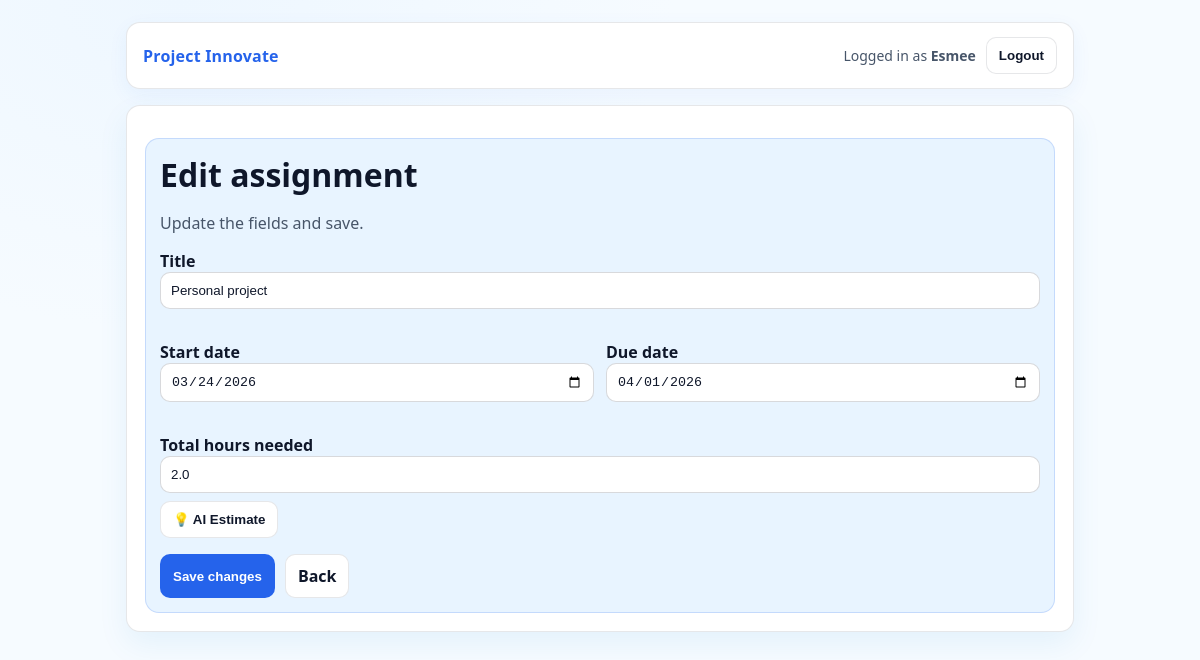
The app's page /assignments/2/edit (signed in) with its own data.
### app.py (models this page shows, shortened)
class User(UserMixin, db.Model):
    id = db.Column(db.Integer, primary_key=True)
    username = db.Column(db.String(80), unique=True, nullable=False)
    password_hash = db.Column(db.String(255), nullable=False)

class Assignment(db.Model):
    id = db.Column(db.Integer, primary_key=True)
    user_id = db.Column(db.Integer, db.ForeignKey("user.id"), nullable=False)
    title = db.Column(db.String(200), nullable=False)
    start_date = db.Column(db.Date, nullable=False)
    due_date = db.Column(db.Date, nullable=False)
    total_hours = db.Column(db.Float, nullable=False)

### app.py (the view, shortened to what this page needs)
@app.route("/assignments/<int:assignment_id>/edit", methods=["GET", "POST"])
@login_required
def edit_assignment(assignment_id):
    a = Assignment.query.get_or_404(assignment_id)
    if a.user_id != current_user.id:
        flash("You are not allowed to edit this assignment.")
        return redirect(url_for("dashboard"))
    return render_template("edit_assignment.html", assignment=a)

### app.py (called while the page is built)
@login_manager.user_loader
def load_user(user_id):
    return db.session.get(User, int(user_id))

### templates/edit_assignment.html (shortened to what this page needs)
{% extends "base.html" %}
{% block content %}
  <h1>Edit assignment</h1>
  <p class="muted">Update the fields and save.</p>
  <form method="post" id="assignmentForm">
    <p>
      <label>Title<br>
        <input type="text" name="title" id="title" required value="{{ assignment.title }}">
      </label>
    </p>
    <div style="display:grid;grid-template-columns:1fr 1fr;gap:12px;">
      <p>
        <label>Start date<br>
          <input type="date" name="start_date" id="start_date" required value="{{ assignment.start_date }}">
        </label>
      </p>
      <p>
        <label>Due date<br>
          <input type="date" name="due_date" id="due_date" required value="{{ assignment.due_date }}">
        </label>
      </p>
    </div>
    <p>
      <label>Total hours needed<br>
        <input type="number" name="total_hours" id="total_hours" step="0.5" min="0" required value="{{ assignment.total_hours }}">
      </label>
      <button type="button" class="btn" id="aiEstimateBtn" style="margin-top: 8px;">
        💡 AI Estimate
      </button>
    </p>
    <div class="actions">
      <button class="btn btn-primary" type="submit">Save changes</button>
      <a class="btn" href="{{ url_for('dashboard') }}">Back</a>
    </div>
  </form>
{% endblock %}

### templates/base.html (shortened to what this page needs)
<!doctype html>
<html lang="en">
  <head>
    <link rel="stylesheet" href="{{ url_for('static', filename='style.css') }}">
  </head>
  <body>
    <div class="container">
      <div class="nav">
        <div class="brand">
          <a href="{{ url_for('dashboard') }}">Project Innovate</a>
        </div>
        <div class="nav-right">
          {% if current_user.is_authenticated %}
            <span>Logged in as <strong>{{ current_user.username }}</strong></span>
            <form method="post" action="{{ url_for('logout') }}" style="margin:0;">
              <button class="btn" type="submit">Logout</button>
            </form>
          {% else %}
            <a class="btn" href="{{ url_for('login') }}">Login</a>
            <a class="btn btn-primary" href="{{ url_for('register') }}">Register</a>
          {% endif %}
        </div>
      </div>
      <div class="card">
        <div class="panel">
          {% block content %}{% endblock %}
        </div>
      </div>
    </div>
  </body>
</html>

### static/style.css (style rules this page uses)
:root { --bg1: #f6fbff; --bg2: #eef7ff; --card: #e8f4ff; --card2:#ffffff; --text: #0f172a; --muted:#475569; --border: rgba(15, 23, 42, 0.10); --primary: #2563eb; --primaryHover:#1d4ed8; --danger: #dc2626; --dangerHover:#b91c1c; }
* { box-sizing:border-box; }
html, body { height:100%; }
body { margin:0; font-family: ui-sans-serif, system-ui, -apple-system, Segoe UI, Roboto, Arial; color: var(--text); background: radial-gradient(900px 600px at 15% 0%, var(--bg2) 0%, var(--bg1) 55%), linear-gradient(180deg, var(--bg1), #ffffff); }
a { color: var(--primary); text-decoration:none; }
.container { max-width: 980px; margin: 0 auto; padding: 22px 16px 60px; }
.nav { display:flex; justify-content:space-between; align-items:center; gap: 12px; padding: 14px 16px; border: 1px solid var(--border); background: #ffffff; border-radius: 14px; box-shadow: 0 6px 20px rgba(37,99,235,.06); }
.brand { font-weight: 800; letter-spacing: .2px; }
.nav-right { display:flex; align-items:center; gap: 10px; color: var(--muted); font-size: 14px; }
.card { margin-top: 16px; border: 1px solid var(--border); background: var(--card2); border-radius: 14px; padding: 18px; box-shadow: 0 12px 30px rgba(2,132,199,.08); }
.card h1, .card h2 { margin: 0 0 10px; }
.panel { margin-top: 14px; border: 1px solid rgba(37,99,235,.18); background: var(--card); border-radius: 14px; padding: 14px; }
.muted { color: var(--muted); }
.actions { display:flex; flex-wrap:wrap; gap:10px; margin-top: 10px; }
.btn { display:inline-flex; align-items:center; justify-content:center; padding: 10px 12px; border-radius: 10px; border: 1px solid var(--border); background: #ffffff; color: var(--text); cursor:pointer; font-weight: 700; }
.btn-primary { background: var(--primary); border-color: rgba(37,99,235,.35); color: #ffffff; }
.input, input[type="text"], input[type="date"], input[type="number"], input[type="password"] { width: 100%; padding: 10px 10px; border-radius: 10px; border: 1px solid rgba(15,23,42,.16); background: #ffffff; color: var(--text); outline: none; }
label { font-weight: 700; }
.panel { background: #e8f4ff; border: 1px solid rgba(37,99,235,.18); }
input[type="text"], input[type="date"], input[type="number"], input[type="password"] { background: #ffffff !important; }

### records on screen
User: username "Esmee"
Assignment: title "Personal project", start_date "03/24/2026", due_date "04/01/2026", total_hours "2.0"
